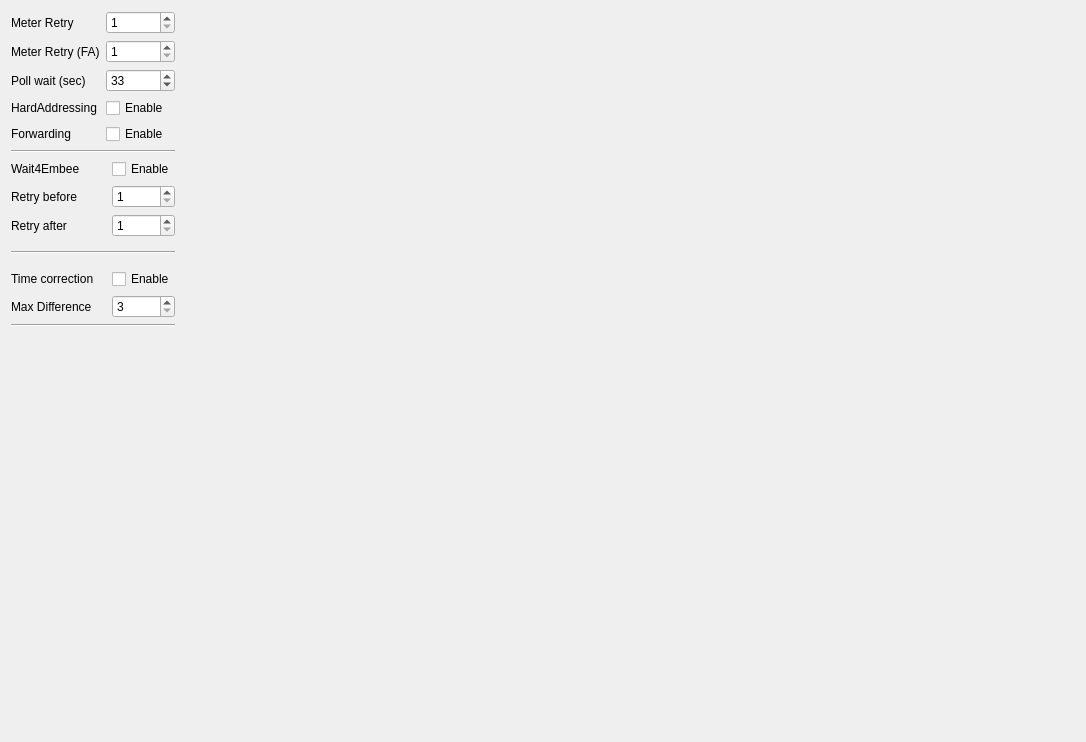
                  <widget class="QWidget" name="page_21">
                   <layout class="QGridLayout" name="gridLayout_19">
                    <item row="0" column="1" colspan="2">
                     <widget class="QSpinBox" name="sbMetrRetry">
                      <property name="minimum">
                       <number>1</number>
                      </property>
                      <property name="maximum">
                       <number>30</number>
                      </property>
                     </widget>
                    </item>
                    <item row="0" column="0">
                     <widget class="QLabel" name="label_56">
                      <property name="text">
                       <string>Meter Retry</string>
                      </property>
                     </widget>
                    </item>
                    <item row="2" column="0">
                     <widget class="QLabel" name="label_57">
                      <property name="text">
                       <string>Poll wait (sec)</string>
                      </property>
                     </widget>
                    </item>
                    <item row="2" column="1" colspan="2">
                     <widget class="QSpinBox" name="sbWati4Poll">
                      <property name="maximum">
                       <number>300</number>
                      </property>
                      <property name="value">
                       <number>33</number>
                      </property>
                     </widget>
                    </item>
                    <item row="3" column="0">
                     <widget class="QLabel" name="label_61">
                      <property name="text">
                       <string>HardAddressing</string>
                      </property>
                     </widget>
                    </item>
                    <item row="3" column="1" colspan="2">
                     <widget class="QCheckBox" name="cbHardAddrsn">
                      <property name="text">
                       <string>Enable</string>
                      </property>
                     </widget>
                    </item>
                    <item row="6" column="2">
                     <widget class="QCheckBox" name="cbW4E">
                      <property name="text">
                       <string>Enable</string>
                      </property>
                     </widget>
                    </item>
                    <item row="5" column="0" colspan="3">
                     <widget class="Line" name="line">
                      <property name="orientation">
                       <enum>Qt::Horizontal</enum>
                      </property>
                     </widget>
                    </item>
                    <item row="6" column="0">
                     <widget class="QLabel" name="label_58">
                      <property name="text">
                       <string>Wait4Embee</string>
                      </property>
                     </widget>
                    </item>
                    <item row="7" column="0">
                     <widget class="QLabel" name="label_59">
                      <property name="text">
                       <string>Retry before</string>
                      </property>
                     </widget>
                    </item>
                    <item row="7" column="2">
                     <widget class="QSpinBox" name="sbW4ERtrBf">
                      <property name="minimum">
                       <number>1</number>
                      </property>
                      <property name="maximum">
                       <number>500</number>
                      </property>
                     </widget>
                    </item>
                    <item row="9" column="0" colspan="3">
                     <widget class="Line" name="line_4">
                      <property name="orientation">
                       <enum>Qt::Horizontal</enum>
                      </property>
                     </widget>
                    </item>
                    <item row="8" column="0">
                     <widget class="QLabel" name="label_60">
                      <property name="text">
                       <string>Retry after</string>
                      </property>
                     </widget>
                    </item>
                    <item row="8" column="2">
                     <widget class="QSpinBox" name="sbW4ErA">
                      <property name="minimum">
                       <number>1</number>
                      </property>
                      <property name="maximum">
                       <number>500</number>
                      </property>
                     </widget>
                    </item>
                    <item row="10" column="2">
                     <widget class="QCheckBox" name="cbTimeCorrection">
                      <property name="text">
                       <string>Enable</string>
                      </property>
                     </widget>
                    </item>
                    <item row="10" column="0" colspan="2">
                     <widget class="QLabel" name="label_62">
                      <property name="text">
                       <string>Time correction</string>
                      </property>
                     </widget>
                    </item>
                    <item row="9" column="3">
                     <spacer name="horizontalSpacer_22">
                      <property name="orientation">
                       <enum>Qt::Horizontal</enum>
                      </property>
                      <property name="sizeHint" stdset="0">
                       <size>
                        <width>900</width>
                        <height>20</height>
                       </size>
                      </property>
                     </spacer>
                    </item>
                    <item row="12" column="0" colspan="3">
                     <widget class="Line" name="line_5">
                      <property name="orientation">
                       <enum>Qt::Horizontal</enum>
                      </property>
                     </widget>
                    </item>
                    <item row="11" column="0">
                     <widget class="QLabel" name="label_63">
                      <property name="text">
                       <string>Max Difference</string>
                      </property>
                     </widget>
                    </item>
                    <item row="11" column="2">
                     <widget class="QSpinBox" name="sbMaxSecDiff">
                      <property name="minimum">
                       <number>3</number>
                      </property>
                      <property name="maximum">
                       <number>300</number>
                      </property>
                     </widget>
                    </item>
                    <item row="13" column="2">
                     <spacer name="verticalSpacer_7">
                      <property name="orientation">
                       <enum>Qt::Vertical</enum>
                      </property>
                      <property name="sizeHint" stdset="0">
                       <size>
                        <width>20</width>
                        <height>404</height>
                       </size>
                      </property>
                     </spacer>
                    </item>
                    <item row="1" column="0">
                     <widget class="QLabel" name="label_6">
                      <property name="text">
                       <string>Meter Retry (FA)</string>
                      </property>
                     </widget>
                    </item>
                    <item row="1" column="1" colspan="2">
                     <widget class="QSpinBox" name="sbMetrRetryFA">
                      <property name="minimum">
                       <number>1</number>
                      </property>
                      <property name="maximum">
                       <number>30</number>
                      </property>
                     </widget>
                    </item>
                    <item row="4" column="0">
                     <widget class="QLabel" name="label_22">
                      <property name="text">
                       <string>Forwarding</string>
                      </property>
                     </widget>
                    </item>
                    <item row="4" column="1" colspan="2">
                     <widget class="QCheckBox" name="cbEnblForward">
                      <property name="text">
                       <string>Enable</string>
                      </property>
                     </widget>
                    </item>
                   </layout>
                  </widget>
